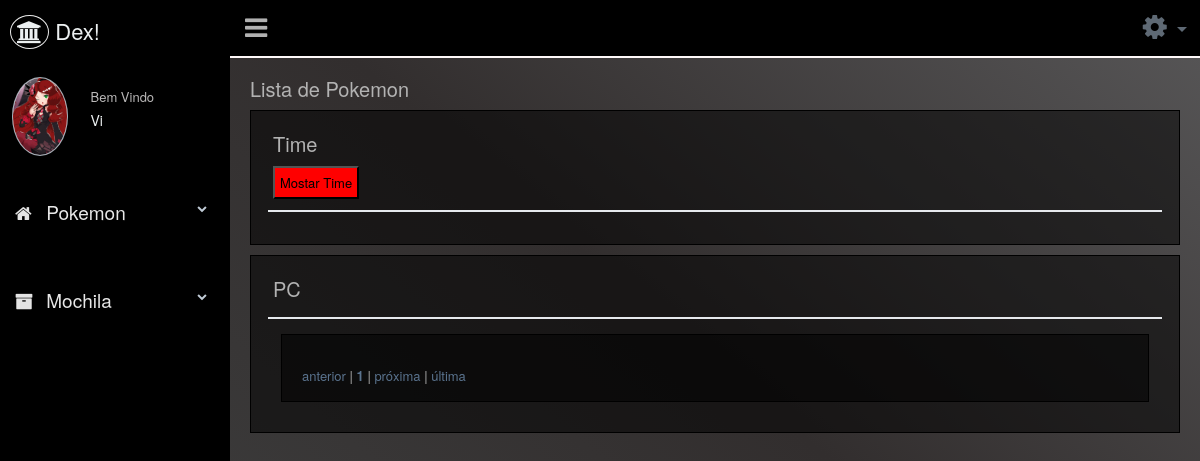
The page /ver_ficha_usuario_poke.php?id_per=18 (signed in) on the database its author committed.
### tables this page shows
CREATE TABLE `tbl_fotos` (
  `id_foto` int(10) NOT NULL,
  `id_per` int(10) DEFAULT NULL,
  `nome_foto` varchar(20) DEFAULT NULL,
  `nomemd5_foto` varchar(200) DEFAULT NULL,
  `tamanho_foto` varchar(20) DEFAULT NULL,
  `status_fotos` varchar(4) DEFAULT NULL
);

CREATE TABLE `personagem` (
  `id` int(10) NOT NULL,
  `nome` varchar(30) DEFAULT NULL,
  `email` varchar(100) DEFAULT NULL,
  `password` varchar(100) DEFAULT NULL
);

### ver_ficha_usuario_poke.php (the view, shortened to what this page needs)
<?php
include_once("layout/head.php");
?>
        <div class="right_col" role="main">
          <div class="">
            <div class="page-title">
              <div class="title_left">
                <h3>Lista de Pokemon</h3>
              </div>
            </div>
            <div class="x_panel">
                  <div class="x_title">
                    <h3>Time</h3>
                    <button class="mostrar_esconder">Mostar Time</button>
                  </div>
                  <div class="x_content">
                  <div class="col-md-12 col-sm-12  ">
              </div>
                  </div>
                </div>
            <div class="row">
              <div class="col-md-12 col-sm-12  ">
                <div class="x_panel">
                  <div class="x_title">
                    <h3>PC</h2>
                  </div>
                  <div class="x_content">
                  <div class="col-md-12 col-sm-12  ">
                <div class="">
                  <div class="x_panel">
                    <div class="x_content">
                                <?php
                                $id_per = $_GET['id_per'];
                                $quantidade=3;
                                $pagina = isset($_GET['pagina']) ? (INT)$_GET['pagina'] :1;
                                  ?>
                          <?php
                          $sqlTotal   = "SELECT id_poke FROM poke where id_per=$id_per and  status=0";
                          $qrTotal    = mysqli_query($con, $sqlTotal) or die(mysqli_error());
                          $numTotal   = mysqli_num_rows($qrTotal);
                          $totalPagina= ceil($numTotal/$quantidade);
                          $anterior  = (($pagina - 1) == 0) ? 1 : $pagina - 1;
                          $posterior = (($pagina+1) >= $totalPagina) ? $totalPagina : $pagina+1;
                            ?>
                            <div id="navegacao">
                                <?php
                                echo '<a href="?pagina='.$anterior.'&id_per='.$id_per.'">anterior</a> | ';
                                echo '<a href="?pagina='.$pagina.'"><strong>'.$pagina.'</strong></a>';
                                echo ' | <a href="?pagina='.$posterior.'&id_per='.$id_per.'">próxima</a> | ';
                                  echo ' <a href="?pagina='.$totalPagina.'&id_per='.$id_per.'">última</a>';
                            ?>
                        </div>
                    </div>
                  </div>
                </div>
              </div>
                  </div>
                </div>
              </div>
            </div>
          </div>
        </div>
<?php
include_once("layout/footer.php");
?>

### layout/head.php (shortened to what this page needs)
<?php
include_once("helpers/funcao.php");
$ur=buscausuario();
?>
<!DOCTYPE html>
<html lang="pt-br">
  <head>
    <link href="vendors/bootstrap/dist/css/bootstrap.min.css" rel="stylesheet">
    <link href="vendors/font-awesome/css/font-awesome.min.css" rel="stylesheet">
    <link href="vendors/nprogress/nprogress.css" rel="stylesheet">
    <link href="build/css/custom.min.css" rel="stylesheet">
    <link rel="stylesheet" href="meu_stilo.css">
    <link href="vendors/animate.css/animate.min.css" rel="stylesheet">
  </head>
  <body class="nav-md">
    <div class="container body">
      <div class="main_container">
        <div class="col-md-3 left_col">
          <div class="left_col scroll-view">
            <div class="navbar nav_title" style="border: 0;">
              <a href="dashboard.php" class="site_title"><i class="fa fa-university"></i> <span>Dex!</span></a>
            </div>
            <div class="profile clearfix">
              <div class="profile_pic">
                <a href="perfil.php"><?php echo fichaFoto();?></a>
              </div>
              <div class="profile_info">
                <span>Bem Vindo</span>
                <h2><?php echo $ur["nome"];?></h2>
              </div>
              <div class="clearfix"></div>
            </div>
            <br />
            <div id="sidebar-menu" class="main_menu_side hidden-print main_menu">
              <?php verificamestre();?>
            </div>
          </div>
        </div>
        <div class="top_nav">
            <div class="nav_menu">
                <div class="nav toggle">
                  <a id="menu_toggle"><i class="fa fa-bars"></i></a>
                </div>
                <nav class="nav navbar-nav">
                <ul class=" navbar-right">
                  <li class="nav-item dropdown open" style="padding-left: 15px;">
                    <a href="javascript:;" class="user-profile dropdown-toggle config" aria-haspopup="true" id="navbarDropdown" data-toggle="dropdown" aria-expanded="false" > <i class="fa fa-gear"></i> </a>
                  </li>
                </ul>
              </nav>
            </div>
          </div>

### helpers/funcao.php (shortened to what this page needs)
<?php
function verificamestre(){
    $id = $_SESSION['id'];
      $sql = "SELECT * FROM personagem where id=$id";
      $result = mysqli_query($_SESSION['conexao'],$sql);
      $linha = mysqli_fetch_array($result, MYSQLI_ASSOC);
    if($linha['id'] != 0 ){
      echo '
            <div class="menu_section">
            <ul class="nav side-menu">
              <li><a><i class="fa fa-home"></i> Pokemon <span class="fa fa-chevron-down"></span></a>
              <ul class="nav child_menu">
                <li><a href="listar_time.php">Time</a></li>
                <li><a href="listar_pc.php">Pc</a></li>
                <li><a href="novo_poke.php">Rejistrar Pokemon</a></li>
              </ul>
            </ul>
          </div>
          <div class="menu_section">
            <ul class="nav side-menu">
              <li><a><i class="fa fa-archive"></i></i> Mochila <span class="fa fa-chevron-down"></span></a>
                <ul class="nav child_menu">
                  <li><a href="mochila.php">Itens</a></li>
                </ul>
            </ul>
          </div>
       ';
    }
  }
function fichaFoto(){
  $id = $_SESSION['id'];
  $sql = "SELECT * FROM tbl_fotos where id_per=$id;";
  $result = mysqli_query($_SESSION['conexao'],$sql);
  $linha = mysqli_fetch_array($result, MYSQLI_ASSOC);
  if($linha != ''){
    echo '<img src="images/perfil/'.$linha['nomemd5_foto'].'" alt="..." class="img-circle profile_img">';
  }else{
    echo '<img src="images/perfil/user.png" alt="..." class="img-circle profile_img">';
  }
}
function buscausuario(){
    $id = $_SESSION['id'];
    $sql = "SELECT * from personagem WHERE id= $id";
    $result = mysqli_query($_SESSION['conexao'],$sql);
    $linha = mysqli_fetch_array($result, MYSQLI_ASSOC);
    return $linha;
}
?>

### meu_stilo.css (style rules this page uses)
* { margin: 0px; padding: 0px; }
.mostrar_esconder { padding: 5px; background-color: #ff0000; color: #000000; }
.h3,h3 { font-size: 20px; }
h2 { font-size: 1.6rem; }
p,li { font-size: 19px; }
ul { text-decoration: none; list-style: none; }
.top_nav li a i { font-size: 28px; }
.row { display: flex; flex-wrap: wrap; justify-content: flex-start; }
body .container.body .right_col { background-image: linear-gradient(40deg,#3e3e3e,#322e2e,#585758); }
.x_panel { background: #00000085; border: 1px solid #000000; }
body { color: #bbbbbbf2; background: #000000; }
.nav_menu { background: black; border-bottom: 2px solid #fff9f9; }
.left_col { background:#000 }
.nav_title { background: black; }
@media (min-width: 768px) { .col-md-3 { -ms-flex: 0 0 25%; flex: 0 0 25%; max-width: 19%; } }
.img-circle.profile_img { background: #fff; padding: 0px; }

### rows shown on the page
tbl_fotos: nomemd5_foto (picture)
personagem: nome "Vi"

### other values the page prints
$pagina "1"
